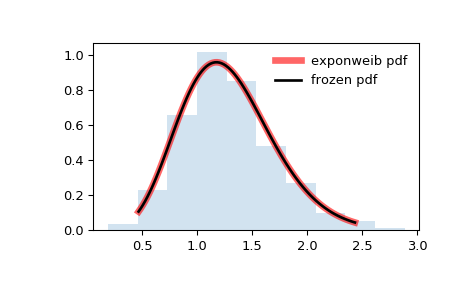

Write the Python code that produced this figure.
from scipy.stats import exponweib
import matplotlib.pyplot as plt
fig, ax = plt.subplots(1, 1)

# Calculate a few first moments:

a, c = 2.89, 1.95
mean, var, skew, kurt = exponweib.stats(a, c, moments='mvsk')

# Display the probability density function (``pdf``):

x = np.linspace(exponweib.ppf(0.01, a, c),
                exponweib.ppf(0.99, a, c), 100)
ax.plot(x, exponweib.pdf(x, a, c),
       'r-', lw=5, alpha=0.6, label='exponweib pdf')

# Alternatively, the distribution object can be called (as a function)
# to fix the shape, location and scale parameters. This returns a "frozen"
# RV object holding the given parameters fixed.

# Freeze the distribution and display the frozen ``pdf``:

rv = exponweib(a, c)
ax.plot(x, rv.pdf(x), 'k-', lw=2, label='frozen pdf')

# Check accuracy of ``cdf`` and ``ppf``:

vals = exponweib.ppf([0.001, 0.5, 0.999], a, c)
np.allclose([0.001, 0.5, 0.999], exponweib.cdf(vals, a, c))
# True

# Generate random numbers:

r = exponweib.rvs(a, c, size=1000)

# And compare the histogram:

ax.hist(r, density=True, histtype='stepfilled', alpha=0.2)
ax.legend(loc='best', frameon=False)
plt.show()
